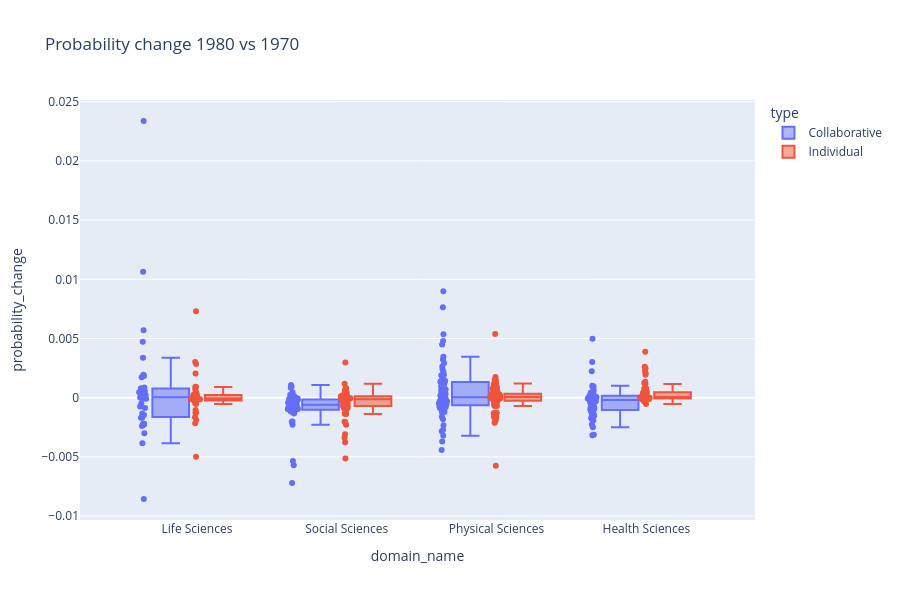

Source (notebook cell):
### Code cell
year = 1980
df_long = (
    df_global_topics
    .query("year == @year")
    .melt(
        id_vars=["domain_name", "subfield_name", "subfield_id", "counts_collab_pct"],
        value_vars=[
            "probability_collab_change",
            "probability_individual_change",
        ],
        var_name="type",
        value_name="probability_change",
    )
)

df_long["type"] = df_long["type"].map({
    "probability_collab_change": "Collaborative",
    "probability_individual_change": "Individual",
})

fig = px.box(
    df_long,
    x="domain_name",
    y="probability_change",
    color="type",          # compare collab vs indiv inside each domain
    points="all",
    height=600,
    title=f"Probability change {year} vs {start_year}",
    hover_data=["subfield_name", "subfield_id"],
)
fig.show()

### Figure 1 — Plotly figure (JSON) as saved in the notebook; plotly's stock layout.template omitted (floating-point values rounded to 4 significant figures; data arrays with more than 128 entries replaced by an {"elided": "..."} marker saying what was removed)
{"data": [{"alignmentgroup": "True", "boxpoints": "all", "customdata": {"elided": "251x2 mixed values"}, "hovertemplate": "type=Collaborative<br>domain_name=%{x}<br>probability_change=%{y}<br>subfield_name=%{customdata[0]}<br>subfield_id=%{customdata[1]}<extra></extra>", "legendgroup": "Collaborative", "marker": {"color": "#636efa"}, "name": "Collaborative", "notched": false, "offsetgroup": "Collaborative", "orientation": "v", "showlegend": true, "x": {"elided": "251 str values"}, "x0": " ", "xaxis": "x", "y": {"elided": "251 float values"}, "y0": " ", "yaxis": "y", "type": "box"}, {"alignmentgroup": "True", "boxpoints": "all", "customdata": {"elided": "251x2 mixed values"}, "hovertemplate": "type=Individual<br>domain_name=%{x}<br>probability_change=%{y}<br>subfield_name=%{customdata[0]}<br>subfield_id=%{customdata[1]}<extra></extra>", "legendgroup": "Individual", "marker": {"color": "#EF553B"}, "name": "Individual", "notched": false, "offsetgroup": "Individual", "orientation": "v", "showlegend": true, "x": {"elided": "251 str values"}, "x0": " ", "xaxis": "x", "y": {"elided": "251 float values"}, "y0": " ", "yaxis": "y", "type": "box"}], "layout": {"xaxis": {"anchor": "y", "domain": [0.0, 1.0], "title": {"text": "domain_name"}}, "yaxis": {"anchor": "x", "domain": [0.0, 1.0], "title": {"text": "probability_change"}}, "legend": {"title": {"text": "type"}, "tracegroupgap": 0}, "title": {"text": "Probability change 1980 vs 1970"}, "boxmode": "group", "height": 600}}
